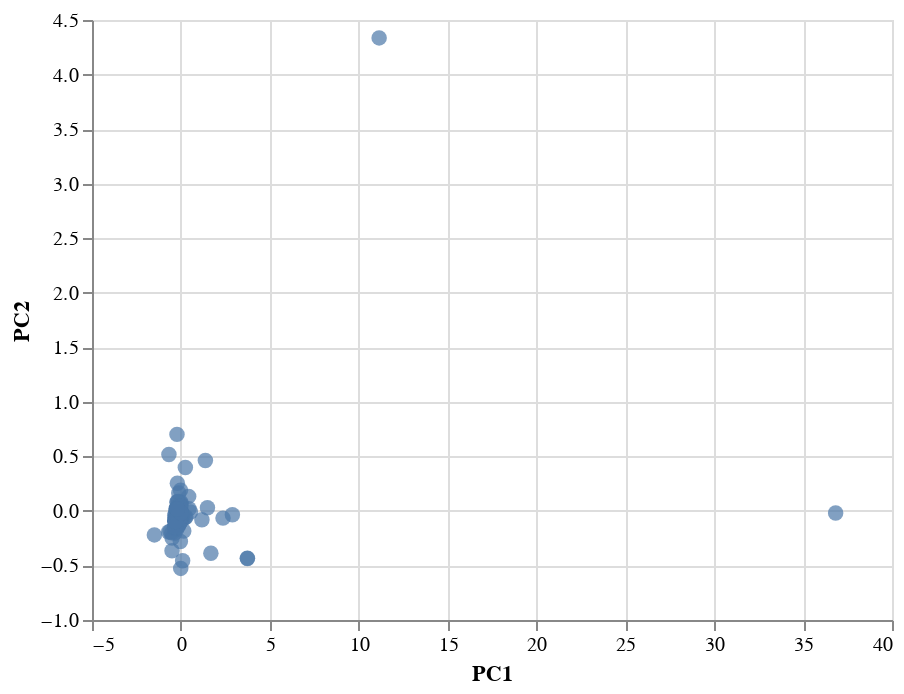

This figure's notebook cell:
### Markdown cell above
#### 2D-Scatter with Clusters

### Code cell
alt.Chart(df_new).mark_circle(size=60).encode(
    x='PC1',
    y='PC2',
    tooltip=['CoinName', "Algorithm", "TotalCoinsMined", "TotalCoinSupply"]
).interactive()

### Figure 1 — Vega-Lite specification as saved in the notebook (floating-point values rounded to 4 significant figures; data arrays with more than 128 entries replaced by an {"elided": "..."} marker saying what was removed)
{"config": {"view": {"continuousWidth": 400, "continuousHeight": 300}}, "data": {"name": "data-83c35a2309d2bbf10295541da695aa14"}, "mark": {"type": "circle", "size": 60}, "encoding": {"tooltip": [{"type": "nominal", "field": "CoinName"}, {"type": "nominal", "field": "Algorithm"}, {"type": "quantitative", "field": "TotalCoinsMined"}, {"type": "nominal", "field": "TotalCoinSupply"}], "x": {"type": "quantitative", "field": "PC1"}, "y": {"type": "quantitative", "field": "PC2"}}, "selection": {"selector002": {"type": "interval", "bind": "scales", "encodings": ["x", "y"]}}, "$schema": "https://vega.github.io/schema/vega-lite/v4.8.1.json", "datasets": {"data-83c35a2309d2bbf10295541da695aa14": {"elided": "533 records"}}}
